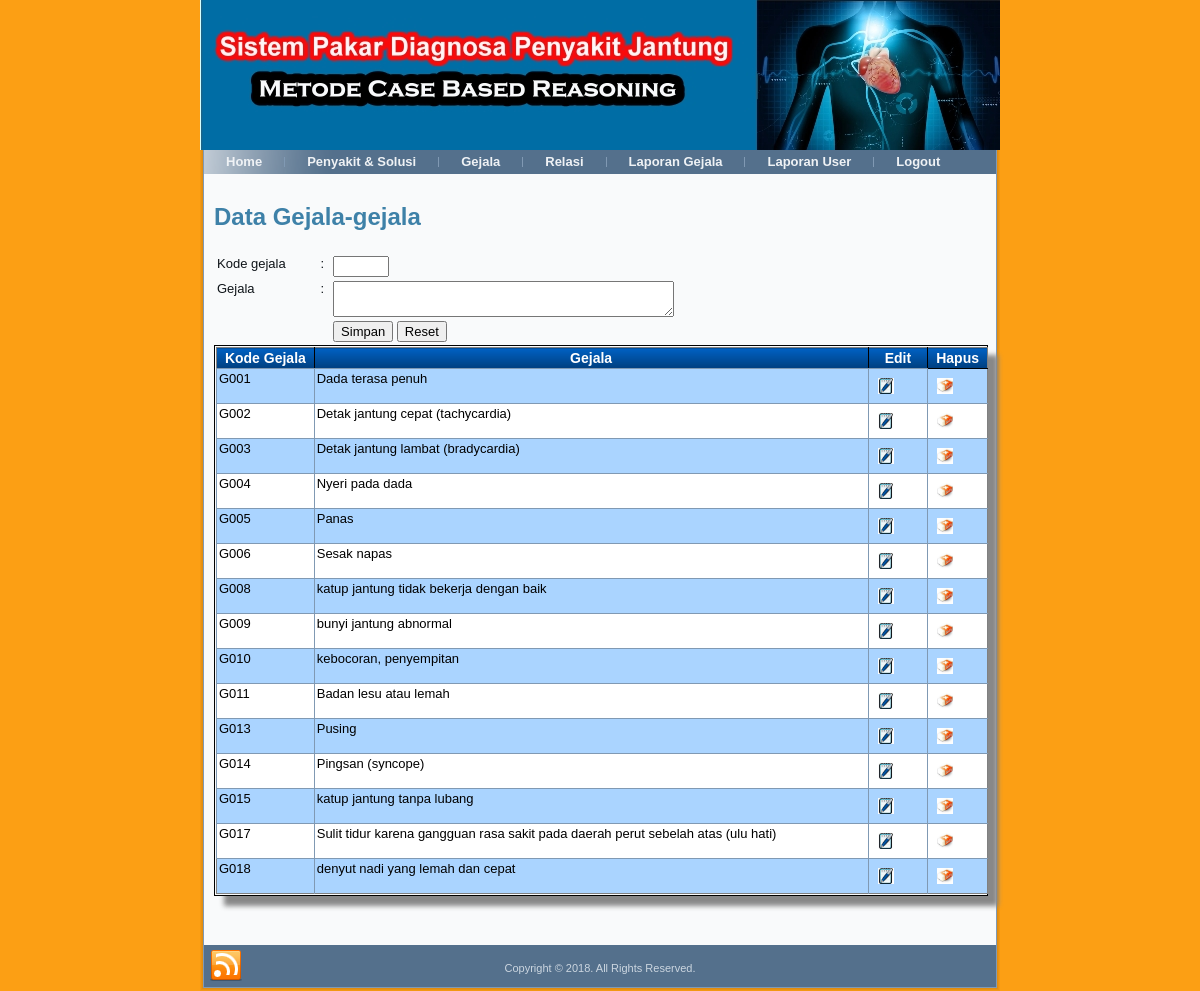
Screenshot of /admin/haladmin.php?top=gejala.php with the database file from the repository.
### tables this page shows
CREATE TABLE `gejala` (
  `kd_gejala` char(4) NOT NULL,
  `gejala` varchar(100) NOT NULL
);

### admin/gejala.php (the view, shortened to what this page needs)
<!DOCTYPE HTML PUBLIC "-//W3C//DTD HTML 4.01 Transitional//EN"
"http://www.w3.org/TR/html4/loose.dtd">
<html>
<head>
</head>
<body>
<h2>Data Gejala-gejala</h2>
<form name="form3" onSubmit="return validasi(this);" method="post" action="simpangejala.php">
<table class="tab" width="477" border="0" align="center">
  <tr>
    <td colspan="3"><div align="center"></div></td>
  </tr>
  <tr>
    <td width="95">Kode gejala </td>
    <td width="8">:</td>
    <td width="224">
      <input name="kd_gejala" type="text" id="kd_gejala" size="4" maxlength="4">
    </td>
  </tr>
  <tr>
    <td> Gejala </td>
    <td>:</td>
    <td>
      <textarea name="gejala" rows="2" cols="40" id="gejala"></textarea>
    </td>
  </tr>
    <tr>
    <td>&nbsp;</td>
    <td>&nbsp;</td>
    <td>
      <input name="simpan" type="submit" id="simpan" value="Simpan">
      <input type="reset" name="reset" value="Reset">
    </td>
  </tr>
</table>
</form>
<div class="CSSTableGenerator">
<table width="100%" border="1" align="center" cellpadding="3" cellspacing="0">
  <tr bgcolor="#CCCC99" align="center">
    <td width="85"><strong>Kode Gejala</strong></td>
    <td width="505"><strong>Gejala</strong></td>
    <td width="50"><strong>Edit</strong></td>
    <td width="50"><strong>Hapus</strong></td>
  </tr>
  <tr>
    <?php
	include "../koneksi.php";
	$sql = "SELECT * FROM gejala ORDER BY kd_gejala";
	$qry = mysql_query($sql,$koneksi) or die ("SQL Error".mysql_error());
	while ($data = mysql_fetch_array ($qry)) {
   ?>
  <tr>
    <td><?php echo $data['kd_gejala']; ?></td>
    <td><?php echo $data['gejala']; ?></td>
    <td><a title="Edit Penyakit" href="edgejala.php?kdubah=<?php echo $data['kd_gejala'];?>"><img src="image/edit.jpeg" width="16" height="16" border="0"></a></td>
    <td><a title="Hapus Gejala" style="cursor:pointer;" onclick="return konfirmasi('<?php echo $data['kd_gejala'];?>');"><img src="image/hapus.jpeg" width="16" height="16" ></a></td>
  </tr>
  <?php
  } ?>
</table></div>
<p>&nbsp; </p>
</body>
</html>

### rows the page displays
gejala: kd_gejala "G001", gejala "Dada terasa penuh"
gejala: kd_gejala "G002", gejala "Detak jantung cepat (tachycardia)"
gejala: kd_gejala "G003", gejala "Detak jantung lambat (bradycardia)"
gejala: kd_gejala "G004", gejala "Nyeri pada dada"
gejala: kd_gejala "G005", gejala "Panas"
gejala: kd_gejala "G006", gejala "Sesak napas"
gejala: kd_gejala "G008", gejala "katup jantung tidak bekerja dengan baik"
gejala: kd_gejala "G009", gejala "bunyi jantung abnormal"
gejala: kd_gejala "G010", gejala "kebocoran, penyempitan"
gejala: kd_gejala "G011", gejala "Badan lesu atau lemah"
gejala: kd_gejala "G013", gejala "Pusing"
gejala: kd_gejala "G014", gejala "Pingsan (syncope)"
gejala: kd_gejala "G015", gejala "katup jantung tanpa lubang"
gejala: kd_gejala "G017", gejala "Sulit tidur karena gangguan rasa sakit pada daerah perut sebelah atas (ulu hati)"
gejala: kd_gejala "G018", gejala "denyut nadi yang lemah dan cepat"
